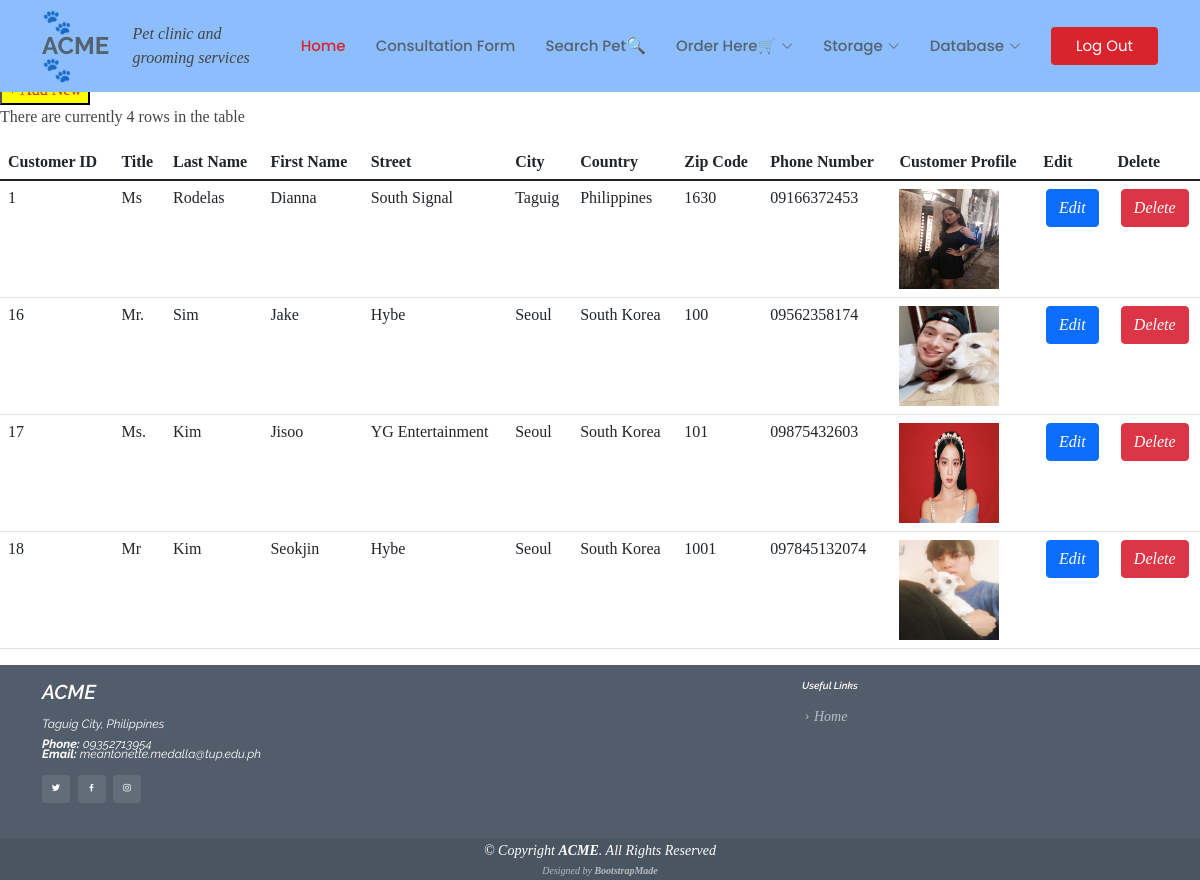
The page /Cindex.php (signed in) on the database its author committed.
### tables this page shows
CREATE TABLE `customer` (
  `CustomerID` int(250) NOT NULL AUTO_INCREMENT,
  `Title` varchar(5) NOT NULL,
  `LastName` varchar(250) NOT NULL,
  `FirstName` varchar(250) NOT NULL,
  `Street` varchar(250) NOT NULL,
  `City` varchar(250) NOT NULL,
  `Country` varchar(250) NOT NULL,
  `ZipCode` int(10) NOT NULL,
  `PhoneNum` varchar(100) NOT NULL,
  `Img` mediumblob NOT NULL,
  PRIMARY KEY (`CustomerID`)
);

### Cindex.php (the view, shortened to what this page needs)
<?php
include ("includes/header.php");
include ("includes/config.php");
include ("includes/bootstrap.php");
?>
<h6> Customers </h6>
<button style="background-color:yellow; border-color:black; color:black"><a href="Ccreate.php">+ Add New</button></a>
<div class="panel-body table-responsive">
<table class="table">
    <thead>
       <tr>
       <th>Customer ID</th>
        <th>Title</th>
        <th>Last Name</th>
        <th>First Name</th>
        <th>Street</th>
        <th>City</th>
        <th>Country</th>
        <th>Zip Code</th>
        <th>Phone Number</th>
        <th>Customer Profile</th>
        <th>Edit</th>
        <th>Delete</th>
        </tr>
     </thead>
     <tbody>
<?php
if (!isset($_SESSION['EmployeeID'])){
  require("includes/login_functions.inc.php");
 echo "<script>alert('please log in to view current customers');document.location='login.php'</script>";
}
else {
$sql = "SELECT * FROM customer";
$result = mysqli_query( $conn,$sql );
$num_rows = mysqli_num_rows( $result );
echo "There are currently $num_rows rows in the table<P>";
echo "<tr>\n";
  while ($row = mysqli_fetch_assoc($result)) {
        echo "<td>".$row['CustomerID']."</td>";
        echo "<td>".$row['Title']."</td>";
        echo "<td>".$row['LastName']."</td>";
        echo "<td>".$row['FirstName']."</td>";
        echo "<td>".$row['Street']."</td>";
        echo "<td>".$row['City']."</td>";
        echo "<td>".$row['Country']."</td>";
        echo "<td>".$row['ZipCode']."</td>";
        echo "<td>".$row['PhoneNum']."</td>";
        echo "<td><img width = '100px' height = '100px' src =".$row['Img']."></td>";
        echo  "<ul class='action-list'>";
        echo "<td align='center'><a href='Cedit.php?cust_id=".$row['CustomerID']."'> <i class='btn btn-primary'>Edit</a></i></td>";
        echo "<td align='center'><a href='Cdelete.php?cust_id=".$row['CustomerID']."'> <i class='btn btn-danger'>Delete</a></i></td>";
      echo "</ul><i class='action-list'> \n";
        echo "</tr>\n";
    }
}
 ?>
   </tbody>
</table>
</div>
<?php
include("includes/footer.php");
?>

### assets/css/style.css (style rules this page uses)
body { font-family: "Times New Roman", sans-serif; color: #444444; }
a { text-decoration: none; color: #d9232d; }
h1, h2, h3, h4, h5, h6 { font-family: "Raleway", sans-serif; }

### rows shown on the page
customer: CustomerID "1", Title "Ms", LastName "Rodelas", FirstName "Dianna", Street "South Signal", City "Taguig", Country "Philippines", ZipCode "1630", PhoneNum "09166372453", Img (picture)
customer: CustomerID "16", Title "Mr.", LastName "Sim", FirstName "Jake", Street "Hybe", City "Seoul", Country "South Korea", ZipCode "100", PhoneNum "09562358174", Img (picture)
customer: CustomerID "17", Title "Ms.", LastName "Kim", FirstName "Jisoo", Street "YG Entertainment", City "Seoul", Country "South Korea", ZipCode "101", PhoneNum "09875432603", Img (picture)
customer: CustomerID "18", Title "Mr", LastName "Kim", FirstName "Seokjin", Street "Hybe", City "Seoul", Country "South Korea", ZipCode "1001", PhoneNum "097845132074", Img (picture)
